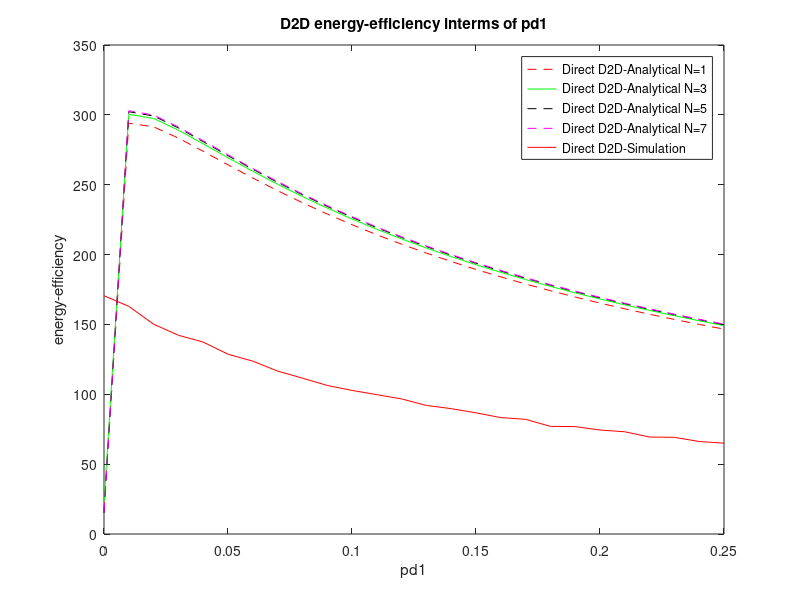

The MATLAB script that drew this image:
clc
clear all
close all
w=10000000;
pcd=0.1;
pcbs=10;
plo=0.5;
dd=20;
a=2;
L=100;
no=10^(-17.4);
n=0.7;
u=1;
for pd1=0:0.01:0.25
    snrA1=pd1./(w*no*plo*(dd^a));
    t=1/(snrA1-7);
    pd2=pd1*((1-n/n)^a);
 pt=2*pd1+pd2+0.3;
eeA=w*exp(t)*(log(1)-log(t)-1+t)/(2*log(2)*pt);

     eeA1(1,u)=mean(eeA)/10^6;
    u=u+1;
end
    pd1=0:0.01:0.25;
plot(pd1,eeA1,'r--')
hold on
m=1;
for pd1=0:0.01:0.25
%     for ho=1:100000
    snrA1=pd1/(w*no*plo*(dd^a));
    t=1/(snrA1-7);
    t3=1.5960715;
    pd2=pd1*(1-n/n)^a;
 pt=2*pd1+pd2+0.3;
%     eeA=w.*(log2(1+snrA*(abs(ho)^2)))./(2*pd+0.2);
eeA=w*exp(t)*((log(t3)-t3+((t3)^2/4)-((t3)^3/18)-log(t)+t-(t^2/4)+(t^3/18))/(2*log(2)*pt));

     eeA1(1,m)=mean(eeA)/10^6;
    m=m+1;
end
pd1=0:0.01:0.25;
plot(pd1,eeA1,'g-')
hold on
n=1;
for pd1=0:0.01:0.25
%     for ho=1:100000
    snrA5=pd1/(w*no*plo*(dd^a));
    t=1/(snrA5-(10^0.7));
    t5=2.1806071;
    pd2=pd1*((1-n/n)^a);
 pt=2*pd1+pd2+0.3;
%     eeA=w.*(log2(1+snrA*(abs(ho)^2)))./(2*pd+0.2);
eeA5=w*exp(t)*(((log(t5)-t5+((t5)^2/4)-((t5)^3/18)+((t5)^4/96)-((t5)^5/600)-log(t)+t-((t^2)/4)+((t^3)/18)-((t^4)/96)+((t^5)/600)))/(2*log(2)*pt));

     eeA15(1,n)=mean(eeA5)/10^6;
    n=n+1;
end
    pd1=0:0.01:0.25;
plot(pd1,eeA15,'k--')
hold on
u=1;
for pd1=0:0.01:0.25
%     for ho=1:100000
    snrA7=pd1/(w*no*plo*(dd^a));
    t=1/(snrA7-10^0.7);
    t7=2.7590025;
    pd2=pd1*((1-n/n)^a);
 pt=2*pd1+pd2+0.3;
%     eeA=w.*(log2(1+snrA*(abs(ho)^2)))./(2*pd+0.2);
eeA7=w*exp(t)*((log(t7)-t7+((t7^2)/4)-((t7^3)/18)+((t7^4)/96)-((t7^5)/600)+((t7^6)/4320)-((t7^7)/35280)-log(t)+t-((t^2)/4)+((t^3)/18)-((t^4)/96)+((t^5)/600)-((t^6)/4320)+((t^7)/35280)))/(2*log(2)*pt);

     eeA17(1,u)=mean(eeA7)/10^6;
    u=u+1;
end
    pd1=0:0.01:0.25;
plot(pd1,eeA17,'m--')
hold on

i=1;
plo=5;
n=0.5;
a=4;
%  k=1:100;
for pd1=0:0.01:0.25
for j=1:100
        dp=sqrt(0.25);
%         Pbs=sqrt(30*2*10^7);
z1=dp*randi(1,L);%signal d2d aval
z2=dp*randi(1,L);%signal d2d dovom
z3=dp*randi(1,L);
sigLength = length(z1); % length
awgnNoise = sqrt(10^(-10.4))*randn(size(z1)); % orignal noise
pwrNoise = sqrt(sum(awgnNoise.^2))/sigLength; % noise power
%awgnNoise1=(awgnNoise-mean(awgnNoise))/var(awgnNoise);
x = randn(1, L); 
y = randn(1, L);
 if z1(j)==dp;
z11(j)=z1(j)+awgnNoise(j);
pwrSig1 = (sqrt(z11(j)^2))/sigLength; % signal power
%channel ba tozieh Rayleigh 
ho=x(j)+1i*y(j);% kanal byne d2dha 
r1 = sqrt(0.5*(x.^2 + y.^2));
pr=pwrSig1*((abs(r1)).^2);
j=j+1;
 else if z1(j)==0
         j=j+1;
     else if j==100   
   break  
         else
             j=j+1;
     end 
     end
 end
pr1=pr;
pr=pwrSig1*((abs(r1)).^2);
%mohasebey snr
snrA=pr/pwrNoise;
%mohasebeye nerkhe ersale D2D
Rated2d1=log2(1+(snrA-7));

Rated2d=4*Rated2d1;
end
%   for i=1:100
 RATd2d(1,i)=mean(Rated2d);
%  SNR(i)=mean(sn1);
pd2=pd1*((1-n/n)^a);
 pt=2*pd1+pd2+0.3;
 eea(i)=RATd2d(1,i)/(pt);
    i=i+1;
end

    pd1=0:0.01:0.25;
plot(pd1,eea,'r-')
hold on
title('D2D energy-efficiency interms of pd1')
xlabel('pd1')
ylabel('energy-efficiency')
% figure,plot(pd1,RATd2d,'-sg')
% title('D2D rate interms of pd1')
% xlabel('pd1')
% ylabel('D2D Rate interms of pd1')

% figure,plot(pd1,SNR,'-sg')
% title('D2D SNR(db) interms of pd1')
% xlabel('pd1')
% ylabel('average received SNR(db)')
%**************
% dd=20;
% ddk=dd/1000;%faseleye D2Dha az ham
% %path loss model for D2D link
% pld=148+40*log10(ddk);
% Lpd=pld/10;
% pla=10^Lpd;
% h=(abs(ho).^2)/pla;
legend('Direct D2D-Analytical N=1','Direct D2D-Analytical N=3','Direct D2D-Analytical N=5','Direct D2D-Analytical N=7','Direct D2D-Simulation')
    
